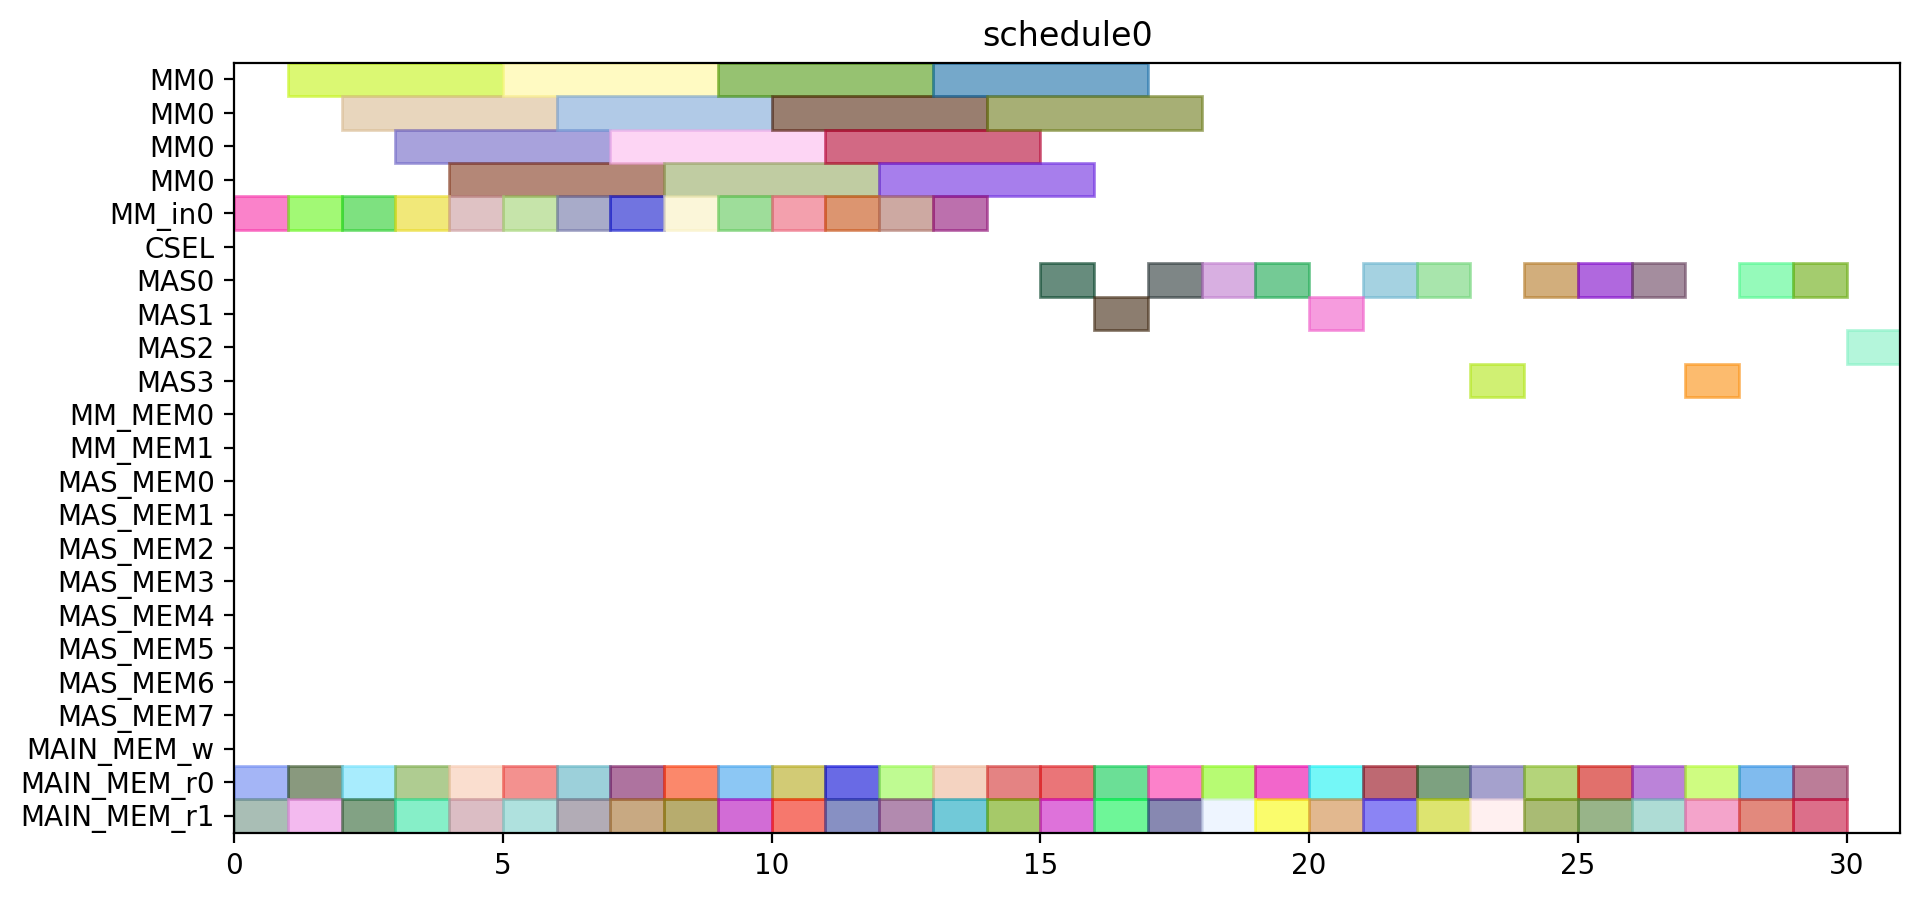

The Python source for this figure:
from pyschedule import Scenario, solvers, plotters, alt


def solve():
	horizon = 120
	S = Scenario("schedule0", horizon=horizon)

	# resource
	MM = S.Resources('MM', num=1, size=4)
	MM_in = S.Resources('MM_in', num=1)
	CSEL = S.Resource('CSEL')
	MAS = S.Resources('MAS', num=4, size=1, periods=range(1, horizon))
	MM_MEM = S.Resources('MM_MEM', num=2)
	MAS_MEM = S.Resources('MAS_MEM', num=8)
	MAIN_MEM_w = S.Resource('MAIN_MEM_w', size=1)
	MAIN_MEM_r = S.Resources('MAIN_MEM_r', num=2)

	# result of previous scheduling

	# new tasks
	t1_t0 = S.Task('t1_t0', length=4, delay_cost=1)
	t1_t0 += alt(MM)
	t1_t0_in = S.Task('t1_t0_in', length=1, delay_cost=1)
	t1_t0_in += alt(MM_in)
	S += t1_t0_in*MM_in[0]<=t1_t0*MM[0]
	t1_t0_mem0 = S.Task('t1_t0_mem0', length=1, delay_cost=1)
	t1_t0_mem0 += MAIN_MEM_r[0]
	S += t1_t0_mem0 <= t1_t0

	t1_t0_mem1 = S.Task('t1_t0_mem1', length=1, delay_cost=1)
	t1_t0_mem1 += MAIN_MEM_r[1]
	S += t1_t0_mem1 <= t1_t0

	t1_t1 = S.Task('t1_t1', length=4, delay_cost=1)
	t1_t1 += alt(MM)
	t1_t1_in = S.Task('t1_t1_in', length=1, delay_cost=1)
	t1_t1_in += alt(MM_in)
	S += t1_t1_in*MM_in[0]<=t1_t1*MM[0]
	t1_t1_mem0 = S.Task('t1_t1_mem0', length=1, delay_cost=1)
	t1_t1_mem0 += MAIN_MEM_r[0]
	S += t1_t1_mem0 <= t1_t1

	t1_t1_mem1 = S.Task('t1_t1_mem1', length=1, delay_cost=1)
	t1_t1_mem1 += MAIN_MEM_r[1]
	S += t1_t1_mem1 <= t1_t1

	t1_t2 = S.Task('t1_t2', length=1, delay_cost=1)
	t1_t2 += alt(MAS)
	t1_t2_mem0 = S.Task('t1_t2_mem0', length=1, delay_cost=1)
	t1_t2_mem0 += MAIN_MEM_r[0]
	S += t1_t2_mem0 <= t1_t2

	t1_t2_mem1 = S.Task('t1_t2_mem1', length=1, delay_cost=1)
	t1_t2_mem1 += MAIN_MEM_r[1]
	S += t1_t2_mem1 <= t1_t2

	t1_t3 = S.Task('t1_t3', length=1, delay_cost=1)
	t1_t3 += alt(MAS)
	t1_t3_mem0 = S.Task('t1_t3_mem0', length=1, delay_cost=1)
	t1_t3_mem0 += MAIN_MEM_r[0]
	S += t1_t3_mem0 <= t1_t3

	t1_t3_mem1 = S.Task('t1_t3_mem1', length=1, delay_cost=1)
	t1_t3_mem1 += MAIN_MEM_r[1]
	S += t1_t3_mem1 <= t1_t3

	t2_t0 = S.Task('t2_t0', length=4, delay_cost=1)
	t2_t0 += alt(MM)
	t2_t0_in = S.Task('t2_t0_in', length=1, delay_cost=1)
	t2_t0_in += alt(MM_in)
	S += t2_t0_in*MM_in[0]<=t2_t0*MM[0]
	t2_t0_mem0 = S.Task('t2_t0_mem0', length=1, delay_cost=1)
	t2_t0_mem0 += MAIN_MEM_r[0]
	S += t2_t0_mem0 <= t2_t0

	t2_t0_mem1 = S.Task('t2_t0_mem1', length=1, delay_cost=1)
	t2_t0_mem1 += MAIN_MEM_r[1]
	S += t2_t0_mem1 <= t2_t0

	t2_t1 = S.Task('t2_t1', length=4, delay_cost=1)
	t2_t1 += alt(MM)
	t2_t1_in = S.Task('t2_t1_in', length=1, delay_cost=1)
	t2_t1_in += alt(MM_in)
	S += t2_t1_in*MM_in[0]<=t2_t1*MM[0]
	t2_t1_mem0 = S.Task('t2_t1_mem0', length=1, delay_cost=1)
	t2_t1_mem0 += MAIN_MEM_r[0]
	S += t2_t1_mem0 <= t2_t1

	t2_t1_mem1 = S.Task('t2_t1_mem1', length=1, delay_cost=1)
	t2_t1_mem1 += MAIN_MEM_r[1]
	S += t2_t1_mem1 <= t2_t1

	t2_t2 = S.Task('t2_t2', length=1, delay_cost=1)
	t2_t2 += alt(MAS)
	t2_t2_mem0 = S.Task('t2_t2_mem0', length=1, delay_cost=1)
	t2_t2_mem0 += MAIN_MEM_r[0]
	S += t2_t2_mem0 <= t2_t2

	t2_t2_mem1 = S.Task('t2_t2_mem1', length=1, delay_cost=1)
	t2_t2_mem1 += MAIN_MEM_r[1]
	S += t2_t2_mem1 <= t2_t2

	t2_t3 = S.Task('t2_t3', length=1, delay_cost=1)
	t2_t3 += alt(MAS)
	t2_t3_mem0 = S.Task('t2_t3_mem0', length=1, delay_cost=1)
	t2_t3_mem0 += MAIN_MEM_r[0]
	S += t2_t3_mem0 <= t2_t3

	t2_t3_mem1 = S.Task('t2_t3_mem1', length=1, delay_cost=1)
	t2_t3_mem1 += MAIN_MEM_r[1]
	S += t2_t3_mem1 <= t2_t3

	t0_t0 = S.Task('t0_t0', length=4, delay_cost=1)
	t0_t0 += alt(MM)
	t0_t0_in = S.Task('t0_t0_in', length=1, delay_cost=1)
	t0_t0_in += alt(MM_in)
	S += t0_t0_in*MM_in[0]<=t0_t0*MM[0]
	t0_t0_mem0 = S.Task('t0_t0_mem0', length=1, delay_cost=1)
	t0_t0_mem0 += MAIN_MEM_r[0]
	S += t0_t0_mem0 <= t0_t0

	t0_t0_mem1 = S.Task('t0_t0_mem1', length=1, delay_cost=1)
	t0_t0_mem1 += MAIN_MEM_r[1]
	S += t0_t0_mem1 <= t0_t0

	t0_t1 = S.Task('t0_t1', length=4, delay_cost=1)
	t0_t1 += alt(MM)
	t0_t1_in = S.Task('t0_t1_in', length=1, delay_cost=1)
	t0_t1_in += alt(MM_in)
	S += t0_t1_in*MM_in[0]<=t0_t1*MM[0]
	t0_t1_mem0 = S.Task('t0_t1_mem0', length=1, delay_cost=1)
	t0_t1_mem0 += MAIN_MEM_r[0]
	S += t0_t1_mem0 <= t0_t1

	t0_t1_mem1 = S.Task('t0_t1_mem1', length=1, delay_cost=1)
	t0_t1_mem1 += MAIN_MEM_r[1]
	S += t0_t1_mem1 <= t0_t1

	t0_t2 = S.Task('t0_t2', length=1, delay_cost=1)
	t0_t2 += alt(MAS)
	t0_t2_mem0 = S.Task('t0_t2_mem0', length=1, delay_cost=1)
	t0_t2_mem0 += MAIN_MEM_r[0]
	S += t0_t2_mem0 <= t0_t2

	t0_t2_mem1 = S.Task('t0_t2_mem1', length=1, delay_cost=1)
	t0_t2_mem1 += MAIN_MEM_r[1]
	S += t0_t2_mem1 <= t0_t2

	t0_t3 = S.Task('t0_t3', length=1, delay_cost=1)
	t0_t3 += alt(MAS)
	t0_t3_mem0 = S.Task('t0_t3_mem0', length=1, delay_cost=1)
	t0_t3_mem0 += MAIN_MEM_r[0]
	S += t0_t3_mem0 <= t0_t3

	t0_t3_mem1 = S.Task('t0_t3_mem1', length=1, delay_cost=1)
	t0_t3_mem1 += MAIN_MEM_r[1]
	S += t0_t3_mem1 <= t0_t3

	t4_t0_t0 = S.Task('t4_t0_t0', length=4, delay_cost=1)
	t4_t0_t0 += alt(MM)
	t4_t0_t0_in = S.Task('t4_t0_t0_in', length=1, delay_cost=1)
	t4_t0_t0_in += alt(MM_in)
	S += t4_t0_t0_in*MM_in[0]<=t4_t0_t0*MM[0]
	t4_t0_t0_mem0 = S.Task('t4_t0_t0_mem0', length=1, delay_cost=1)
	t4_t0_t0_mem0 += MAIN_MEM_r[0]
	S += t4_t0_t0_mem0 <= t4_t0_t0

	t4_t0_t0_mem1 = S.Task('t4_t0_t0_mem1', length=1, delay_cost=1)
	t4_t0_t0_mem1 += MAIN_MEM_r[1]
	S += t4_t0_t0_mem1 <= t4_t0_t0

	t4_t0_t1 = S.Task('t4_t0_t1', length=4, delay_cost=1)
	t4_t0_t1 += alt(MM)
	t4_t0_t1_in = S.Task('t4_t0_t1_in', length=1, delay_cost=1)
	t4_t0_t1_in += alt(MM_in)
	S += t4_t0_t1_in*MM_in[0]<=t4_t0_t1*MM[0]
	t4_t0_t1_mem0 = S.Task('t4_t0_t1_mem0', length=1, delay_cost=1)
	t4_t0_t1_mem0 += MAIN_MEM_r[0]
	S += t4_t0_t1_mem0 <= t4_t0_t1

	t4_t0_t1_mem1 = S.Task('t4_t0_t1_mem1', length=1, delay_cost=1)
	t4_t0_t1_mem1 += MAIN_MEM_r[1]
	S += t4_t0_t1_mem1 <= t4_t0_t1

	t4_t0_t2 = S.Task('t4_t0_t2', length=1, delay_cost=1)
	t4_t0_t2 += alt(MAS)
	t4_t0_t2_mem0 = S.Task('t4_t0_t2_mem0', length=1, delay_cost=1)
	t4_t0_t2_mem0 += MAIN_MEM_r[0]
	S += t4_t0_t2_mem0 <= t4_t0_t2

	t4_t0_t2_mem1 = S.Task('t4_t0_t2_mem1', length=1, delay_cost=1)
	t4_t0_t2_mem1 += MAIN_MEM_r[1]
	S += t4_t0_t2_mem1 <= t4_t0_t2

	t4_t0_t3 = S.Task('t4_t0_t3', length=1, delay_cost=1)
	t4_t0_t3 += alt(MAS)
	t4_t0_t3_mem0 = S.Task('t4_t0_t3_mem0', length=1, delay_cost=1)
	t4_t0_t3_mem0 += MAIN_MEM_r[0]
	S += t4_t0_t3_mem0 <= t4_t0_t3

	t4_t0_t3_mem1 = S.Task('t4_t0_t3_mem1', length=1, delay_cost=1)
	t4_t0_t3_mem1 += MAIN_MEM_r[1]
	S += t4_t0_t3_mem1 <= t4_t0_t3

	t4_t1_t0 = S.Task('t4_t1_t0', length=4, delay_cost=1)
	t4_t1_t0 += alt(MM)
	t4_t1_t0_in = S.Task('t4_t1_t0_in', length=1, delay_cost=1)
	t4_t1_t0_in += alt(MM_in)
	S += t4_t1_t0_in*MM_in[0]<=t4_t1_t0*MM[0]
	t4_t1_t0_mem0 = S.Task('t4_t1_t0_mem0', length=1, delay_cost=1)
	t4_t1_t0_mem0 += MAIN_MEM_r[0]
	S += t4_t1_t0_mem0 <= t4_t1_t0

	t4_t1_t0_mem1 = S.Task('t4_t1_t0_mem1', length=1, delay_cost=1)
	t4_t1_t0_mem1 += MAIN_MEM_r[1]
	S += t4_t1_t0_mem1 <= t4_t1_t0

	t4_t1_t1 = S.Task('t4_t1_t1', length=4, delay_cost=1)
	t4_t1_t1 += alt(MM)
	t4_t1_t1_in = S.Task('t4_t1_t1_in', length=1, delay_cost=1)
	t4_t1_t1_in += alt(MM_in)
	S += t4_t1_t1_in*MM_in[0]<=t4_t1_t1*MM[0]
	t4_t1_t1_mem0 = S.Task('t4_t1_t1_mem0', length=1, delay_cost=1)
	t4_t1_t1_mem0 += MAIN_MEM_r[0]
	S += t4_t1_t1_mem0 <= t4_t1_t1

	t4_t1_t1_mem1 = S.Task('t4_t1_t1_mem1', length=1, delay_cost=1)
	t4_t1_t1_mem1 += MAIN_MEM_r[1]
	S += t4_t1_t1_mem1 <= t4_t1_t1

	t4_t1_t2 = S.Task('t4_t1_t2', length=1, delay_cost=1)
	t4_t1_t2 += alt(MAS)
	t4_t1_t2_mem0 = S.Task('t4_t1_t2_mem0', length=1, delay_cost=1)
	t4_t1_t2_mem0 += MAIN_MEM_r[0]
	S += t4_t1_t2_mem0 <= t4_t1_t2

	t4_t1_t2_mem1 = S.Task('t4_t1_t2_mem1', length=1, delay_cost=1)
	t4_t1_t2_mem1 += MAIN_MEM_r[1]
	S += t4_t1_t2_mem1 <= t4_t1_t2

	t4_t1_t3 = S.Task('t4_t1_t3', length=1, delay_cost=1)
	t4_t1_t3 += alt(MAS)
	t4_t1_t3_mem0 = S.Task('t4_t1_t3_mem0', length=1, delay_cost=1)
	t4_t1_t3_mem0 += MAIN_MEM_r[0]
	S += t4_t1_t3_mem0 <= t4_t1_t3

	t4_t1_t3_mem1 = S.Task('t4_t1_t3_mem1', length=1, delay_cost=1)
	t4_t1_t3_mem1 += MAIN_MEM_r[1]
	S += t4_t1_t3_mem1 <= t4_t1_t3

	t4_t2_t0 = S.Task('t4_t2_t0', length=4, delay_cost=1)
	t4_t2_t0 += alt(MM)
	t4_t2_t0_in = S.Task('t4_t2_t0_in', length=1, delay_cost=1)
	t4_t2_t0_in += alt(MM_in)
	S += t4_t2_t0_in*MM_in[0]<=t4_t2_t0*MM[0]
	t4_t2_t0_mem0 = S.Task('t4_t2_t0_mem0', length=1, delay_cost=1)
	t4_t2_t0_mem0 += MAIN_MEM_r[0]
	S += t4_t2_t0_mem0 <= t4_t2_t0

	t4_t2_t0_mem1 = S.Task('t4_t2_t0_mem1', length=1, delay_cost=1)
	t4_t2_t0_mem1 += MAIN_MEM_r[1]
	S += t4_t2_t0_mem1 <= t4_t2_t0

	t4_t2_t1 = S.Task('t4_t2_t1', length=4, delay_cost=1)
	t4_t2_t1 += alt(MM)
	t4_t2_t1_in = S.Task('t4_t2_t1_in', length=1, delay_cost=1)
	t4_t2_t1_in += alt(MM_in)
	S += t4_t2_t1_in*MM_in[0]<=t4_t2_t1*MM[0]
	t4_t2_t1_mem0 = S.Task('t4_t2_t1_mem0', length=1, delay_cost=1)
	t4_t2_t1_mem0 += MAIN_MEM_r[0]
	S += t4_t2_t1_mem0 <= t4_t2_t1

	t4_t2_t1_mem1 = S.Task('t4_t2_t1_mem1', length=1, delay_cost=1)
	t4_t2_t1_mem1 += MAIN_MEM_r[1]
	S += t4_t2_t1_mem1 <= t4_t2_t1

	t4_t2_t2 = S.Task('t4_t2_t2', length=1, delay_cost=1)
	t4_t2_t2 += alt(MAS)
	t4_t2_t2_mem0 = S.Task('t4_t2_t2_mem0', length=1, delay_cost=1)
	t4_t2_t2_mem0 += MAIN_MEM_r[0]
	S += t4_t2_t2_mem0 <= t4_t2_t2

	t4_t2_t2_mem1 = S.Task('t4_t2_t2_mem1', length=1, delay_cost=1)
	t4_t2_t2_mem1 += MAIN_MEM_r[1]
	S += t4_t2_t2_mem1 <= t4_t2_t2

	t4_t2_t3 = S.Task('t4_t2_t3', length=1, delay_cost=1)
	t4_t2_t3 += alt(MAS)
	t4_t2_t3_mem0 = S.Task('t4_t2_t3_mem0', length=1, delay_cost=1)
	t4_t2_t3_mem0 += MAIN_MEM_r[0]
	S += t4_t2_t3_mem0 <= t4_t2_t3

	t4_t2_t3_mem1 = S.Task('t4_t2_t3_mem1', length=1, delay_cost=1)
	t4_t2_t3_mem1 += MAIN_MEM_r[1]
	S += t4_t2_t3_mem1 <= t4_t2_t3

	t4_t40 = S.Task('t4_t40', length=1, delay_cost=1)
	t4_t40 += alt(MAS)
	t4_t40_mem0 = S.Task('t4_t40_mem0', length=1, delay_cost=1)
	t4_t40_mem0 += MAIN_MEM_r[0]
	S += t4_t40_mem0 <= t4_t40

	t4_t40_mem1 = S.Task('t4_t40_mem1', length=1, delay_cost=1)
	t4_t40_mem1 += MAIN_MEM_r[1]
	S += t4_t40_mem1 <= t4_t40

	t4_t41 = S.Task('t4_t41', length=1, delay_cost=1)
	t4_t41 += alt(MAS)
	t4_t41_mem0 = S.Task('t4_t41_mem0', length=1, delay_cost=1)
	t4_t41_mem0 += MAIN_MEM_r[0]
	S += t4_t41_mem0 <= t4_t41

	t4_t41_mem1 = S.Task('t4_t41_mem1', length=1, delay_cost=1)
	t4_t41_mem1 += MAIN_MEM_r[1]
	S += t4_t41_mem1 <= t4_t41

	t4_t50 = S.Task('t4_t50', length=1, delay_cost=1)
	t4_t50 += alt(MAS)
	t4_t50_mem0 = S.Task('t4_t50_mem0', length=1, delay_cost=1)
	t4_t50_mem0 += MAIN_MEM_r[0]
	S += t4_t50_mem0 <= t4_t50

	t4_t50_mem1 = S.Task('t4_t50_mem1', length=1, delay_cost=1)
	t4_t50_mem1 += MAIN_MEM_r[1]
	S += t4_t50_mem1 <= t4_t50

	t4_t51 = S.Task('t4_t51', length=1, delay_cost=1)
	t4_t51 += alt(MAS)
	t4_t51_mem0 = S.Task('t4_t51_mem0', length=1, delay_cost=1)
	t4_t51_mem0 += MAIN_MEM_r[0]
	S += t4_t51_mem0 <= t4_t51

	t4_t51_mem1 = S.Task('t4_t51_mem1', length=1, delay_cost=1)
	t4_t51_mem1 += MAIN_MEM_r[1]
	S += t4_t51_mem1 <= t4_t51

	t4_t8_t0 = S.Task('t4_t8_t0', length=4, delay_cost=1)
	t4_t8_t0 += alt(MM)
	t4_t8_t0_in = S.Task('t4_t8_t0_in', length=1, delay_cost=1)
	t4_t8_t0_in += alt(MM_in)
	S += t4_t8_t0_in*MM_in[0]<=t4_t8_t0*MM[0]
	t4_t8_t0_mem0 = S.Task('t4_t8_t0_mem0', length=1, delay_cost=1)
	t4_t8_t0_mem0 += MAIN_MEM_r[0]
	S += t4_t8_t0_mem0 <= t4_t8_t0

	t4_t8_t0_mem1 = S.Task('t4_t8_t0_mem1', length=1, delay_cost=1)
	t4_t8_t0_mem1 += MAIN_MEM_r[1]
	S += t4_t8_t0_mem1 <= t4_t8_t0

	t4_t8_t1 = S.Task('t4_t8_t1', length=4, delay_cost=1)
	t4_t8_t1 += alt(MM)
	t4_t8_t1_in = S.Task('t4_t8_t1_in', length=1, delay_cost=1)
	t4_t8_t1_in += alt(MM_in)
	S += t4_t8_t1_in*MM_in[0]<=t4_t8_t1*MM[0]
	t4_t8_t1_mem0 = S.Task('t4_t8_t1_mem0', length=1, delay_cost=1)
	t4_t8_t1_mem0 += MAIN_MEM_r[0]
	S += t4_t8_t1_mem0 <= t4_t8_t1

	t4_t8_t1_mem1 = S.Task('t4_t8_t1_mem1', length=1, delay_cost=1)
	t4_t8_t1_mem1 += MAIN_MEM_r[1]
	S += t4_t8_t1_mem1 <= t4_t8_t1

	solvers.mip.solve(S,msg=1,kind='CPLEX',ratio_gap=1.01)

	solution = [['hoge']*len(S.solution()[1]) for i in range(len(S.solution()))]
	for i in range(len(S.solution())):
		for j in range(len(S.solution()[i])):
			solution[i][j]=str(S.solution()[i][j])
	print(solution)

	cycles = int(solution[-1][3])

	pic_file_name = "/home/mfukuda/ABE/multiRAM_multiMAS_16mux/scheduling_result/stage4MM1_stage1MAS4/SPARSE/schedule0.png"
	if(S.solution() != []):
		plotters.matplotlib.plot(S,img_filename=pic_file_name, show_task_labels=False, fig_size=(cycles*0.25+3, 5))

	return solution
